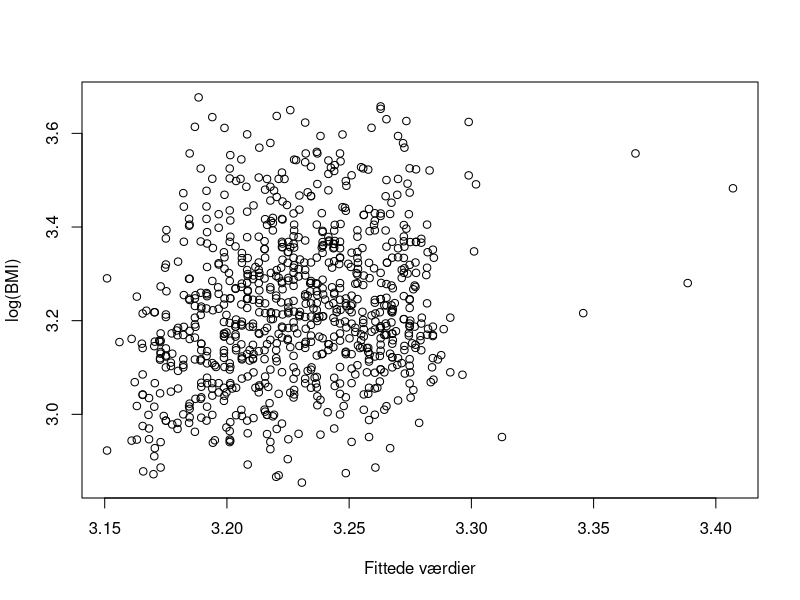

This figure's R source: (Note: this script raises an error after producing the figure.)
# Indlæs 'bmi2_data.csv' filen med data
D <- read.table("bmi2_data.csv", header = TRUE, sep = ";")


# Tilføj log-BMI til datasættet
D$logbmi <- log(D$bmi)


# Deldatasæt med de første 840 observationer (til model)
D_model <- subset(D, id <= 840)

# Deldatasæt med de sidste 7 observationer (til validering)
D_test <- subset(D, id >= 841)


# Estimer multipel lineær regressionsmodel
fit <- lm(logbmi ~ age + fastfood, data = D_model)

# Vis estimerede parametre mm.
summary(fit)


# Plots til modelkontrol

# Observationer mod fittede værdier
plot(fit$fitted.values, D_model$logbmi, xlab = "Fittede værdier",     
       ylab = "log(BMI)")

# Residualer mod hver af de forklarende variable
plot(D_model$FORKLARENDE_VARIABEL, fit$residuals, 
        xlab = "INDSÆT TEKST", ylab = "Residualer")

# Residualer mod fittede værdier
plot(fit$fitted.values, fit$residuals, xlab = "Fittede værdier", 
     ylab = "Residualer")

# Normal QQ-plot af residualerne
qqnorm(fit$residuals, ylab = "Residualer", xlab = "Z-scores", 
       main = "")
qqline(fit$residuals)


# Konfidensintervaller for modellens koefficienter
confint(fit, level = 0.95)


# Prædiktioner og 95% prædiktionsintervaller
pred <- predict(SLUTMODEL, newdata = D_test, interval = "prediction", 
              level = 0.95)

# Observerede værdier sammen med prædiktioner
cbind(id = D_test$id, logbmi = D_test$logbmi, pred)

